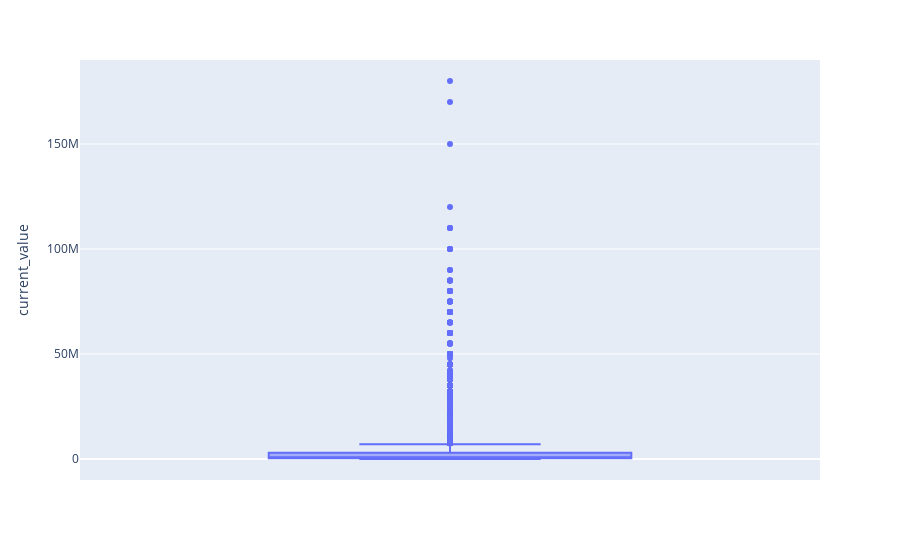

Notebook cell for this chart:
### Code cell
fig = px.box(football_df, y="current_value")
fig.show()

### Figure 1 — Plotly figure (JSON) as saved in the notebook; plotly's stock layout.template omitted (floating-point values rounded to 4 significant figures; data arrays with more than 128 entries replaced by an {"elided": "..."} marker saying what was removed)
{"data": [{"alignmentgroup": "True", "hovertemplate": "current_value=%{y}<extra></extra>", "legendgroup": "", "marker": {"color": "#636efa"}, "name": "", "notched": false, "offsetgroup": "", "orientation": "v", "showlegend": false, "type": "box", "x0": " ", "xaxis": "x", "y": {"elided": "9650 int values"}, "y0": " ", "yaxis": "y"}], "layout": {"boxmode": "group", "legend": {"tracegroupgap": 0}, "margin": {"t": 60}, "xaxis": {"anchor": "y", "domain": [0, 1]}, "yaxis": {"anchor": "x", "domain": [0, 1], "title": {"text": "current_value"}}}}
